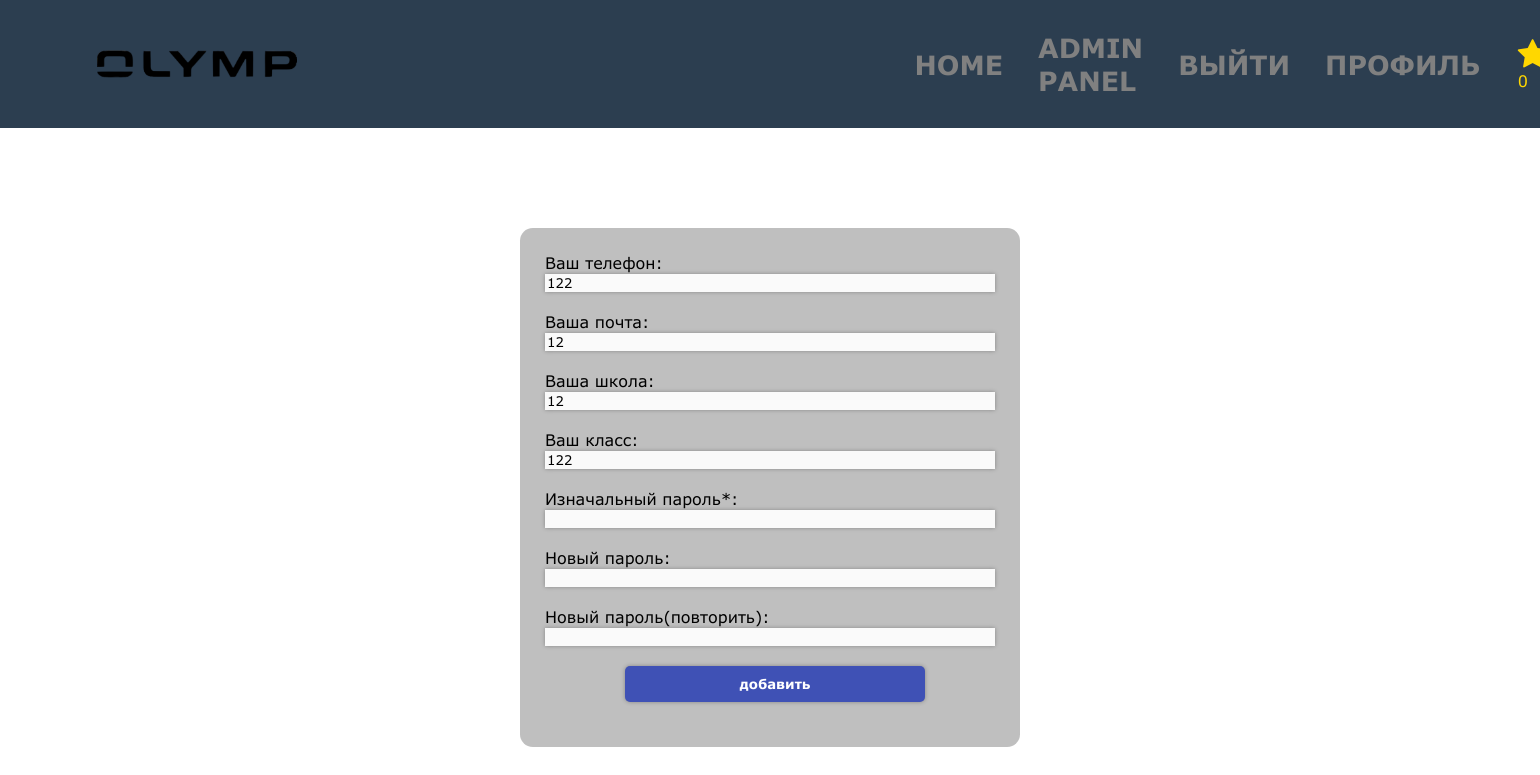
Screenshot of /change.php (signed in) with the database file from the repository.
### tables this page shows
CREATE TABLE `users` (
  `id` int(110) NOT NULL,
  `name` varchar(200) NOT NULL,
  `surname` varchar(200) NOT NULL,
  `patronim` varchar(200) NOT NULL,
  `password` varchar(200) NOT NULL,
  `telephone` varchar(140) NOT NULL,
  `mail` varchar(160) NOT NULL,
  `passport` varchar(120) NOT NULL,
  `role` int(10) NOT NULL,
  `school` varchar(400) NOT NULL,
  `class` int(200) NOT NULL,
  `points` int(200) DEFAULT NULL
);

### change.php (the view, shortened to what this page needs)
<?
include 'hdr.php';
$req = "SELECT * FROM `users` WHERE `id` = " . $_COOKIE["user_id"];
$result = mysqli_fetch_assoc(mysqli_query($link, $req));
?>
<section class="n-change">
	<div class="change">
		<form method='POST' enctype="multipart/form-data">
			<p>Ваш телефон: <input type='text' name='tel' value='<? echo $result['telephone'] ?>'></p>
			<p>Ваша почта: <input type='text' name='mail' value='<? echo $result['mail'] ?>'></p>
			<p>Ваша школа: <input type='text' name='school' value='<? echo $result['school'] ?>'></p>
			<p>Ваш класс: <input type='text' name='class' value='<? echo $result['class'] ?>'></p>
			<p>Изначальный пароль*: <input type='text' name='password-id'></p>
			<p>Новый пароль: <input type='text' name='password'></p>
			<p>Новый пароль(повторить): <input type='text' name='password-s'></p>
			<input type='submit' name='ok' value='добавить' class='btn'></p>
		</form>
	</div>
</section>

### hdr.php (shortened to what this page needs)
<?
$link = mysqli_connect("olimpiads.atwebpages.com", "4318051_admin",  "ecu}L!6[9FOc*eiU", "4318051_admin");
if ($_COOKIE['user_id']) {
	$id_user = $_COOKIE['user_id'];
	$req = "SELECT `points` FROM `users` WHERE `id` =" . $id_user;
	$result = mysqli_query($link, $req);
	$count = mysqli_fetch_assoc($result)['points'];
}
?>
<!DOCTYPE html>
<html lang="en">
<head>
	<link rel="stylesheet" href="https://maxcdn.bootstrapcdn.com/font-awesome/4.5.0/css/font-awesome.min.css">
	<link rel="stylesheet" href="style.css?<?php echo time() ?>">
</head>
<body>
	<header>
		<div class='logo'>
			<img src="assets/olimp.png">
		</div>
		<nav>
			<a href='index.php' class='href'>Home</a>
			<a href='admin/index.php' class='href'>Admin panel</a>
			<? if (!$_COOKIE['user_id']) {
				echo "<a href='olimp.php' class='href'>Registration</a>";
				echo "<a href='login.php' class='href'>LogIn</a>";
			} else {
				echo "<a href='?logout=1' class='href'> Выйти  </a>";
				echo "<a href = 'profile.php' class='href'> Профиль </a>";
			}
			?>
			<div>
				<a href="#olimp"> <i class='fa fa-star fa-2x'></a></i>
				<? echo $count ?>
			</div>
		</nav>
	</header>

### style.css (style rules this page uses)
* { margin: 0; box-sizing: border-box; font-family: 'Verdana'; }
header { text-align: left; height: 8em; padding: 2em 5%; background: #2c3e50; color: #fff; display: flex; align-items: center; }
header div { display: flex; flex-flow: column; color: gold; text-decoration: none; margin-left: 20px; }
header div a { color: inherit; text-decoration: none; }
header nav { display: flex; align-items: center; margin-left: 600px; }
header img { width: 200px; }
header .href { font-weight: bold; font-size: 20pt; color: inherit; text-decoration: none; text-transform: uppercase; padding: 0px 17.5px; color: gray; }
.n-change { display: flex; justify-content: center; margin: 100px; }
.n-change .change { width: 500px; display: flex; background: rgba(128, 128, 128, 0.5); border-radius: 0.8rem; flex-flow: column; align-self: center; padding: 25px 25px; }
.n-change .change form { min-width: 400px; }
.n-change .change .btn { padding: 10px; border: none; background-color: #3F51B5; color: #fff; font-weight: 600; border-radius: 5px; width: 300px; margin-left: 80px; }
.n-change .change input { background-color: #fafafa; border: 0; box-shadow: 0 0 4px rgba(0, 0, 0, 0.3); transition: 0.3s box-shadow; width: 100%; }
.n-change .change p:first-child { margin: 0; }
.n-change .change p { margin: 20px 0; }

### rows the page displays
users: points "0", tel "122", mail "12", school "12", class "122"
